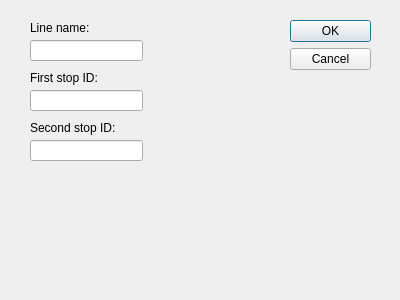
<?xml version="1.0" encoding="UTF-8"?>
<ui version="4.0">
 <class>TwoStopsDialog</class>
 <widget class="QDialog" name="TwoStopsDialog">
  <property name="geometry">
   <rect>
    <x>0</x>
    <y>0</y>
    <width>400</width>
    <height>300</height>
   </rect>
  </property>
  <property name="windowTitle">
   <string>Dialog</string>
  </property>
  <widget class="QDialogButtonBox" name="buttonBox">
   <property name="geometry">
    <rect>
     <x>290</x>
     <y>20</y>
     <width>81</width>
     <height>241</height>
    </rect>
   </property>
   <property name="orientation">
    <enum>Qt::Vertical</enum>
   </property>
   <property name="standardButtons">
    <set>QDialogButtonBox::Cancel|QDialogButtonBox::Ok</set>
   </property>
  </widget>
  <widget class="QLineEdit" name="stop1">
   <property name="geometry">
    <rect>
     <x>30</x>
     <y>90</y>
     <width>113</width>
     <height>21</height>
    </rect>
   </property>
  </widget>
  <widget class="QLineEdit" name="stop2">
   <property name="geometry">
    <rect>
     <x>30</x>
     <y>140</y>
     <width>113</width>
     <height>21</height>
    </rect>
   </property>
  </widget>
  <widget class="QLabel" name="label">
   <property name="geometry">
    <rect>
     <x>30</x>
     <y>70</y>
     <width>101</width>
     <height>16</height>
    </rect>
   </property>
   <property name="text">
    <string>First stop ID:</string>
   </property>
  </widget>
  <widget class="QLabel" name="label_2">
   <property name="geometry">
    <rect>
     <x>30</x>
     <y>120</y>
     <width>101</width>
     <height>16</height>
    </rect>
   </property>
   <property name="text">
    <string>Second stop ID:</string>
   </property>
  </widget>
  <widget class="QLabel" name="label_3">
   <property name="geometry">
    <rect>
     <x>30</x>
     <y>20</y>
     <width>71</width>
     <height>16</height>
    </rect>
   </property>
   <property name="text">
    <string>Line name:</string>
   </property>
  </widget>
  <widget class="QLineEdit" name="line">
   <property name="geometry">
    <rect>
     <x>30</x>
     <y>40</y>
     <width>113</width>
     <height>21</height>
    </rect>
   </property>
  </widget>
 </widget>
 <resources/>
 <connections>
  <connection>
   <sender>buttonBox</sender>
   <signal>accepted()</signal>
   <receiver>TwoStopsDialog</receiver>
   <slot>accept()</slot>
   <hints>
    <hint type="sourcelabel">
     <x>248</x>
     <y>254</y>
    </hint>
    <hint type="destinationlabel">
     <x>157</x>
     <y>274</y>
    </hint>
   </hints>
  </connection>
  <connection>
   <sender>buttonBox</sender>
   <signal>rejected()</signal>
   <receiver>TwoStopsDialog</receiver>
   <slot>reject()</slot>
   <hints>
    <hint type="sourcelabel">
     <x>316</x>
     <y>260</y>
    </hint>
    <hint type="destinationlabel">
     <x>286</x>
     <y>274</y>
    </hint>
   </hints>
  </connection>
 </connections>
</ui>
